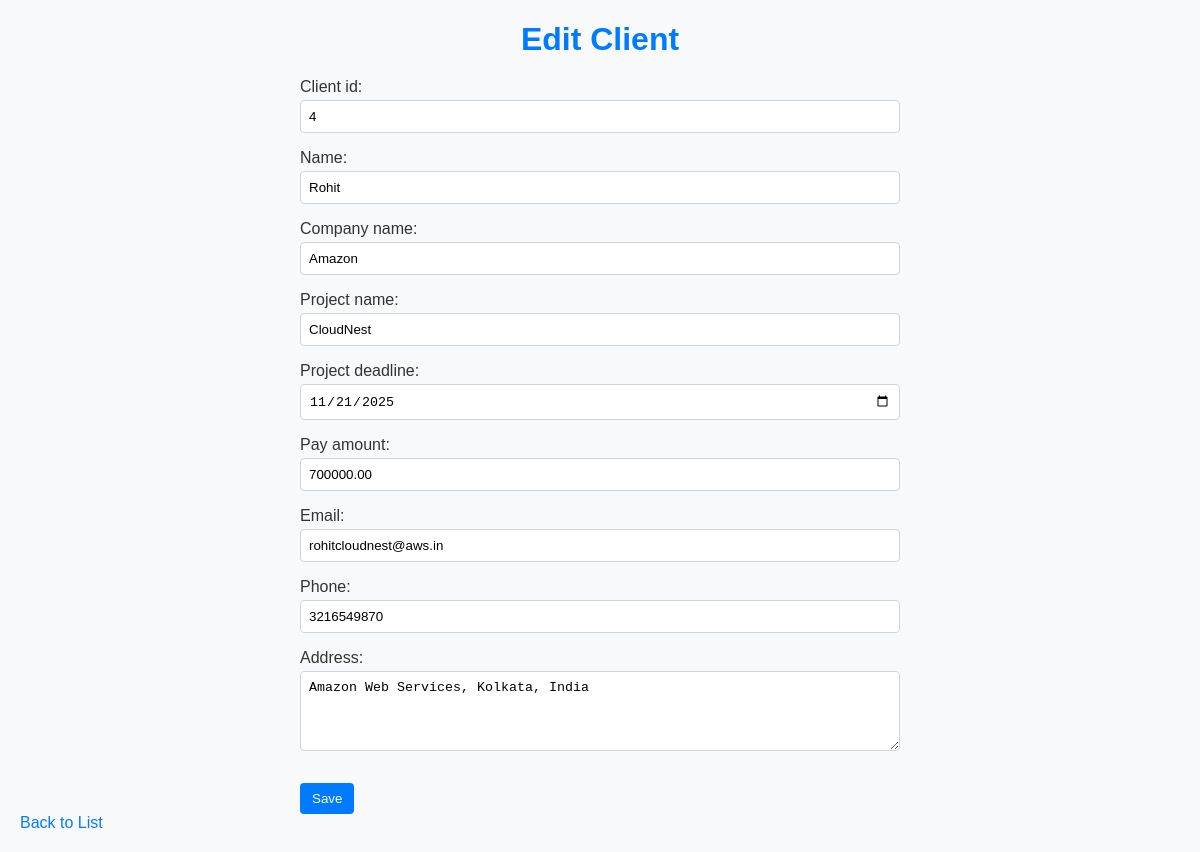
Screenshot of /edit/4/ (signed in) with the database file from the repository.
### clients/models.py (models this page shows, shortened)
class Client(models.Model):
    client_id = models.CharField(max_length=50, unique=True)
    name = models.CharField(max_length=100)
    company_name = models.CharField(max_length=150)
    project_name = models.CharField(max_length=150)
    project_deadline = models.DateField()
    pay_amount = models.DecimalField(max_digits=10, decimal_places=2)
    email = models.EmailField()
    phone = models.CharField(max_length=15)
    address = models.TextField()

### clients/views.py (the view)
# urls.py: path('edit/<int:pk>/', views.client_update, name='client_update'),
@login_required
def client_update(request, pk):
    client = get_object_or_404(Client, pk=pk)
    if request.method == 'POST':
        form = ClientForm(request.POST, instance=client)
        if form.is_valid():
            form.save()
            return redirect('client_list')
    else:
        form = ClientForm(instance=client)
    return render(request, 'clients/client_form.html', {'form': form})

### clients/forms.py
class ClientForm(forms.ModelForm):
    class Meta:
        model = Client
        fields = [
            'client_id',
            'name',
            'company_name',
            'project_name',
            'project_deadline',
            'pay_amount',
            'email',
            'phone',
            'address',
        ]
        widgets = {
            'project_deadline': forms.DateInput(attrs={'type': 'date'}),
            'address': forms.Textarea(attrs={'rows': 3}),
        }

### clients/templates/clients/client_form.html (shortened to what this page needs)
{% load static %}
<!DOCTYPE html>
<html>
<head>
  <link rel="stylesheet" href="{% static 'clients/style.css' %}">
</head>
<body>
  <h1>{{ form.instance.pk|yesno:"Edit Client,Add Client" }}</h1>
  <form method="post">
    {{ form.as_p }}
    <button type="submit">Save</button>
  </form>
  <a href="{% url 'client_list' %}">Back to List</a>
</body>
</html>

### clients/static/clients/style.css (style rules this page uses)
body { font-family: Arial, sans-serif; background-color: #f8f9fa; color: #333; margin: 20px; }
h1 { color: #007bff; margin-bottom: 20px; text-align: center; }
a { color: #007bff; text-decoration: none; margin-right: 10px; }
button { background-color: #007bff; color: white; border: none; padding: 8px 12px; border-radius: 4px; cursor: pointer; }
form { max-width: 600px; margin: 0 auto; }
form label { display: block; margin: 8px 0 4px; }
form input[type="text"], form input[type="email"], form input[type="date"], form input[type="number"], form textarea { width: 100%; padding: 8px; border: 1px solid #ced4da; border-radius: 4px; box-sizing: border-box; }
form textarea { resize: vertical; min-height: 80px; }
form button { margin-top: 12px; }

### rows the page displays
Client: instance.pk "Edit Client", client_id "4", name "Rohit", company_name "Amazon", project_name "CloudNest", project_deadline "11/21/2025", pay_amount "700000.00", email "rohitcloudnest@aws.in", phone "3216549870", address "Amazon Web Services, Kolkata, India"
